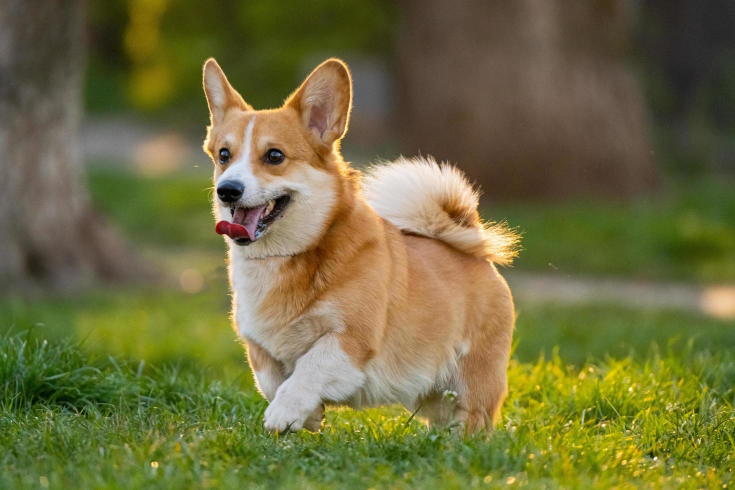
#> input picture corgi.jpg, 1470 x 980 px (shown at 1/2 size)
$ python 'Image Processing.py'
#> lines starting #> are read from the running program, lines starting #| are printed output that depends on the picture
#> in main, original_image is the input picture: PIL image 1470x980 RGB; mean R, G, B 112, 109, 62
"""
Molly Tran
CS 87B- Assignment 3 (Image Processing)
Original image is converted to grayscale then resized to a new dimension of 700X500.
"""

from PIL import Image


# Grayscale method: gets the width and height of the original image, creates a blank image, converts and sets each
# original Pixel into a gray Pixel, returns the grayscale image
def grayscale_image(original_image):
    width, height = original_image.size
#> width = 1470; height = 980
    gray_image = Image.new('L', (width, height))
#> gray_image: PIL image 1470x980 L; every value is 0

    for row in range(height):
        for col in range(width):
            original_pixel = original_image.getpixel((col, row))
            intensity_sum = sum(original_pixel)
            average_pixel = intensity_sum // 3
            gray_image.putpixel((col, row), average_pixel)
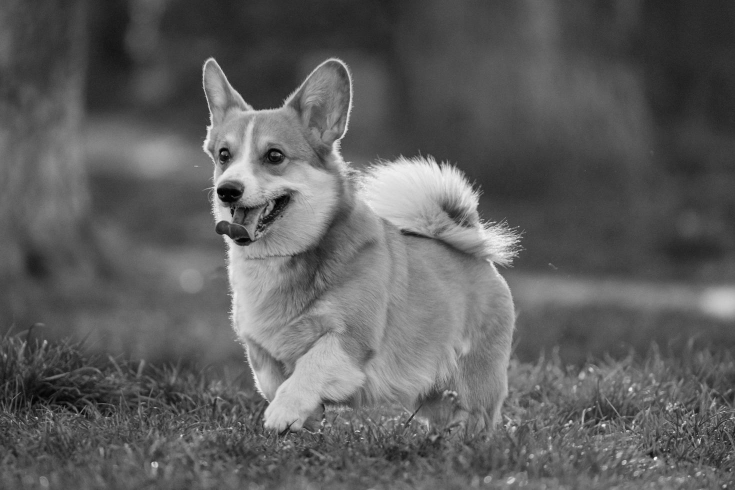
#> gray_image: PIL image 1470x980 L (shown at 1/2 size); min 0, max 253, mean 94

    return gray_image


# Resize method resizes the image based on the height and width passed to the method
def resize_image(filtered_image, new_width, new_height):
#> called with new_width = 700, new_height = 500
    resizedImage = filtered_image.resize((new_width, new_height))
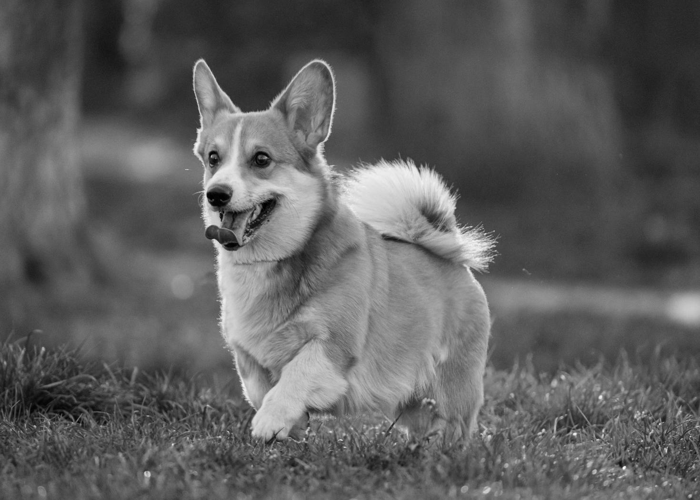
#> resizedImage: PIL image 700x500 L; min 0, max 254, mean 94
    return resizedImage


# Main method opens the original image, calls the grayscale method, calls the resize method, displays and saves the
# new image
def main():
    original_image = Image.open('corgi.jpg')
    filtered_image = grayscale_image(original_image)
    new_image = resize_image(filtered_image, 700, 500)

    new_image.show()
    new_image.save('corgi2.jpg')


main()
